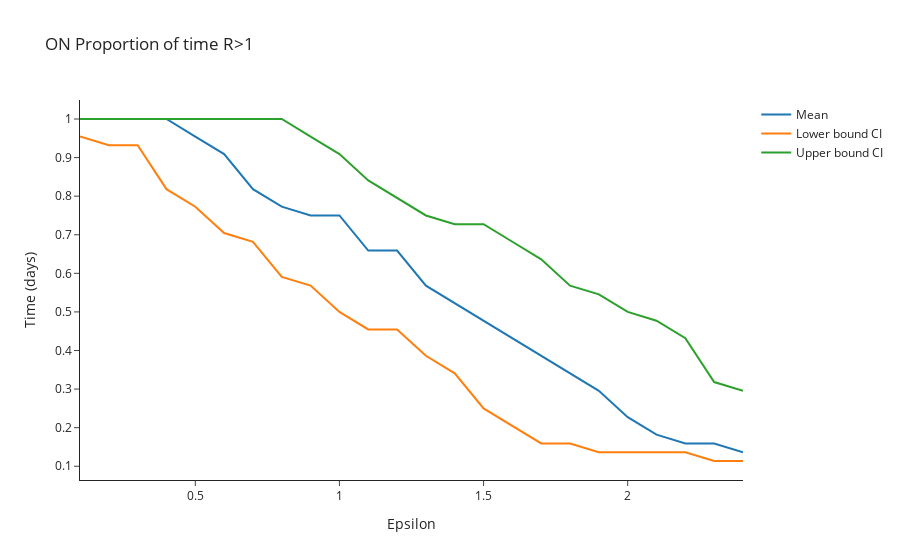

This figure's notebook cell:
### Code cell
# Plot proportion of time R_t > 1
# Plot time of first R_t > 1 
fig = go.Figure()

# Plot of incidences
fig.add_trace(
    go.Scatter(
        x=large_epsilon_range,
        y=proportion_time_r_more_than_1,
        mode='lines',
        name='Mean'
    )
)

fig.add_trace(
    go.Scatter(
        x=large_epsilon_range,
        y=proportion_time_r_more_than_1_LowerCI,
        mode='lines',
        name='Lower bound CI'
    )
)

fig.add_trace(
    go.Scatter(
        x=large_epsilon_range,
        y=proportion_time_r_more_than_1_UpperCI,
        mode='lines',
        name='Upper bound CI'
    )
)

# Add axis labels
fig.update_layout(
    title='ON Proportion of time R>1',
    template='simple_white',
    xaxis_title='Epsilon',
    yaxis_title='Time (days)'
)


#fig.write_image('ON-Proportion-time-R_more_than_1.pdf')
fig.show()

### Figure 1 — Plotly figure (JSON) as saved in the notebook; plotly's stock layout.template omitted (floating-point values rounded to 4 significant figures)
{"data": [{"mode": "lines", "name": "Mean", "type": "scatter", "x": [0.1, 0.2, 0.3, 0.4, 0.5, 0.6, 0.7, 0.8, 0.9, 1, 1.1, 1.2, 1.3, 1.4, 1.5, 1.6, 1.7, 1.8, 1.9, 2, 2.1, 2.2, 2.3, 2.4], "y": [1, 1, 1, 1, 0.9545, 0.9091, 0.8182, 0.7727, 0.75, 0.75, 0.6591, 0.6591, 0.5682, 0.5227, 0.4773, 0.4318, 0.3864, 0.3409, 0.2955, 0.2273, 0.1818, 0.1591, 0.1591, 0.1364]}, {"mode": "lines", "name": "Lower bound CI", "type": "scatter", "x": [0.1, 0.2, 0.3, 0.4, 0.5, 0.6, 0.7, 0.8, 0.9, 1, 1.1, 1.2, 1.3, 1.4, 1.5, 1.6, 1.7, 1.8, 1.9, 2, 2.1, 2.2, 2.3, 2.4], "y": [0.9545, 0.9318, 0.9318, 0.8182, 0.7727, 0.7045, 0.6818, 0.5909, 0.5682, 0.5, 0.4545, 0.4545, 0.3864, 0.3409, 0.25, 0.2045, 0.1591, 0.1591, 0.1364, 0.1364, 0.1364, 0.1364, 0.1136, 0.1136]}, {"mode": "lines", "name": "Upper bound CI", "type": "scatter", "x": [0.1, 0.2, 0.3, 0.4, 0.5, 0.6, 0.7, 0.8, 0.9, 1, 1.1, 1.2, 1.3, 1.4, 1.5, 1.6, 1.7, 1.8, 1.9, 2, 2.1, 2.2, 2.3, 2.4], "y": [1, 1, 1, 1, 1, 1, 1, 1, 0.9545, 0.9091, 0.8409, 0.7955, 0.75, 0.7273, 0.7273, 0.6818, 0.6364, 0.5682, 0.5455, 0.5, 0.4773, 0.4318, 0.3182, 0.2955]}], "layout": {"title": {"text": "ON Proportion of time R>1"}, "xaxis": {"title": {"text": "Epsilon"}}, "yaxis": {"title": {"text": "Time (days)"}}}}
